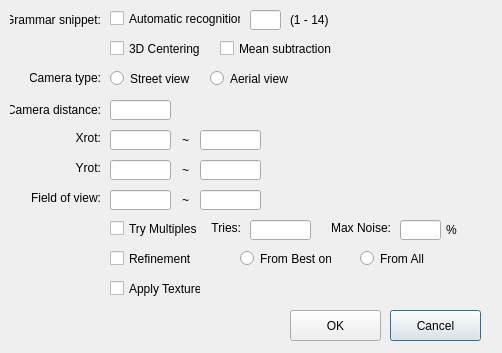
<?xml version="1.0" encoding="UTF-8"?>
<ui version="4.0">
 <class>ParameterEstimationDialog</class>
 <widget class="QDialog" name="ParameterEstimationDialog">
  <property name="geometry">
   <rect>
    <x>0</x>
    <y>0</y>
    <width>502</width>
    <height>353</height>
   </rect>
  </property>
  <property name="windowTitle">
   <string>ParameterEstimationDialog</string>
  </property>
  <widget class="QLabel" name="label_11">
   <property name="geometry">
    <rect>
     <x>173</x>
     <y>190</y>
     <width>16</width>
     <height>20</height>
    </rect>
   </property>
   <property name="text">
    <string>~</string>
   </property>
   <property name="alignment">
    <set>Qt::AlignRight|Qt::AlignTrailing|Qt::AlignVCenter</set>
   </property>
  </widget>
  <widget class="QLineEdit" name="lineEditFovMax">
   <property name="geometry">
    <rect>
     <x>200</x>
     <y>190</y>
     <width>61</width>
     <height>20</height>
    </rect>
   </property>
  </widget>
  <widget class="QLineEdit" name="lineEditYrotMin">
   <property name="geometry">
    <rect>
     <x>110</x>
     <y>160</y>
     <width>61</width>
     <height>20</height>
    </rect>
   </property>
  </widget>
  <widget class="QLineEdit" name="lineEditXrotMin">
   <property name="geometry">
    <rect>
     <x>110</x>
     <y>130</y>
     <width>61</width>
     <height>20</height>
    </rect>
   </property>
  </widget>
  <widget class="QLabel" name="label_13">
   <property name="geometry">
    <rect>
     <x>173</x>
     <y>130</y>
     <width>16</width>
     <height>20</height>
    </rect>
   </property>
   <property name="text">
    <string>~</string>
   </property>
   <property name="alignment">
    <set>Qt::AlignRight|Qt::AlignTrailing|Qt::AlignVCenter</set>
   </property>
  </widget>
  <widget class="QLineEdit" name="lineEditYrotMax">
   <property name="geometry">
    <rect>
     <x>200</x>
     <y>160</y>
     <width>61</width>
     <height>20</height>
    </rect>
   </property>
  </widget>
  <widget class="QLineEdit" name="lineEditXrotMax">
   <property name="geometry">
    <rect>
     <x>200</x>
     <y>130</y>
     <width>61</width>
     <height>20</height>
    </rect>
   </property>
  </widget>
  <widget class="QLabel" name="label_14">
   <property name="geometry">
    <rect>
     <x>173</x>
     <y>160</y>
     <width>16</width>
     <height>20</height>
    </rect>
   </property>
   <property name="text">
    <string>~</string>
   </property>
   <property name="alignment">
    <set>Qt::AlignRight|Qt::AlignTrailing|Qt::AlignVCenter</set>
   </property>
  </widget>
  <widget class="QLabel" name="label_10">
   <property name="geometry">
    <rect>
     <x>30</x>
     <y>190</y>
     <width>71</width>
     <height>16</height>
    </rect>
   </property>
   <property name="text">
    <string>Field of view:</string>
   </property>
   <property name="alignment">
    <set>Qt::AlignRight|Qt::AlignTrailing|Qt::AlignVCenter</set>
   </property>
  </widget>
  <widget class="QLineEdit" name="lineEditCameraDistance">
   <property name="geometry">
    <rect>
     <x>110</x>
     <y>100</y>
     <width>61</width>
     <height>20</height>
    </rect>
   </property>
  </widget>
  <widget class="QLabel" name="label_7">
   <property name="geometry">
    <rect>
     <x>10</x>
     <y>100</y>
     <width>91</width>
     <height>20</height>
    </rect>
   </property>
   <property name="text">
    <string>Camera distance:</string>
   </property>
   <property name="alignment">
    <set>Qt::AlignRight|Qt::AlignTrailing|Qt::AlignVCenter</set>
   </property>
  </widget>
  <widget class="QLabel" name="label_6">
   <property name="geometry">
    <rect>
     <x>30</x>
     <y>130</y>
     <width>71</width>
     <height>16</height>
    </rect>
   </property>
   <property name="text">
    <string>Xrot:</string>
   </property>
   <property name="alignment">
    <set>Qt::AlignRight|Qt::AlignTrailing|Qt::AlignVCenter</set>
   </property>
  </widget>
  <widget class="QLabel" name="label_8">
   <property name="geometry">
    <rect>
     <x>30</x>
     <y>160</y>
     <width>71</width>
     <height>16</height>
    </rect>
   </property>
   <property name="text">
    <string>Yrot:</string>
   </property>
   <property name="alignment">
    <set>Qt::AlignRight|Qt::AlignTrailing|Qt::AlignVCenter</set>
   </property>
  </widget>
  <widget class="QLineEdit" name="lineEditFovMin">
   <property name="geometry">
    <rect>
     <x>110</x>
     <y>190</y>
     <width>61</width>
     <height>20</height>
    </rect>
   </property>
  </widget>
  <widget class="QPushButton" name="pushButtonCancel">
   <property name="geometry">
    <rect>
     <x>390</x>
     <y>310</y>
     <width>91</width>
     <height>31</height>
    </rect>
   </property>
   <property name="text">
    <string>Cancel</string>
   </property>
  </widget>
  <widget class="QPushButton" name="pushButtonOK">
   <property name="geometry">
    <rect>
     <x>290</x>
     <y>310</y>
     <width>91</width>
     <height>31</height>
    </rect>
   </property>
   <property name="text">
    <string>OK</string>
   </property>
  </widget>
  <widget class="QLabel" name="label_12">
   <property name="geometry">
    <rect>
     <x>30</x>
     <y>70</y>
     <width>71</width>
     <height>16</height>
    </rect>
   </property>
   <property name="text">
    <string>Camera type:</string>
   </property>
   <property name="alignment">
    <set>Qt::AlignRight|Qt::AlignTrailing|Qt::AlignVCenter</set>
   </property>
  </widget>
  <widget class="QRadioButton" name="radioButtonCameraTypeStreetView">
   <property name="geometry">
    <rect>
     <x>110</x>
     <y>70</y>
     <width>82</width>
     <height>17</height>
    </rect>
   </property>
   <property name="text">
    <string>Street view</string>
   </property>
  </widget>
  <widget class="QRadioButton" name="radioButtonCameraTypeAerialView">
   <property name="geometry">
    <rect>
     <x>210</x>
     <y>70</y>
     <width>82</width>
     <height>17</height>
    </rect>
   </property>
   <property name="text">
    <string>Aerial view</string>
   </property>
  </widget>
  <widget class="QCheckBox" name="checkBoxCentering3D">
   <property name="geometry">
    <rect>
     <x>110</x>
     <y>40</y>
     <width>91</width>
     <height>17</height>
    </rect>
   </property>
   <property name="text">
    <string>3D Centering</string>
   </property>
  </widget>
  <widget class="QCheckBox" name="checkBoxMeanSubtraction">
   <property name="geometry">
    <rect>
     <x>220</x>
     <y>40</y>
     <width>121</width>
     <height>17</height>
    </rect>
   </property>
   <property name="text">
    <string>Mean subtraction</string>
   </property>
  </widget>
  <widget class="QLabel" name="label_15">
   <property name="geometry">
    <rect>
     <x>10</x>
     <y>10</y>
     <width>91</width>
     <height>20</height>
    </rect>
   </property>
   <property name="text">
    <string>Grammar snippet:</string>
   </property>
   <property name="alignment">
    <set>Qt::AlignRight|Qt::AlignTrailing|Qt::AlignVCenter</set>
   </property>
  </widget>
  <widget class="QLineEdit" name="lineEditGrammarSnippet">
   <property name="geometry">
    <rect>
     <x>250</x>
     <y>10</y>
     <width>31</width>
     <height>20</height>
    </rect>
   </property>
  </widget>
  <widget class="QLabel" name="label_16">
   <property name="geometry">
    <rect>
     <x>290</x>
     <y>10</y>
     <width>41</width>
     <height>20</height>
    </rect>
   </property>
   <property name="text">
    <string>(1 - 14)</string>
   </property>
   <property name="alignment">
    <set>Qt::AlignLeading|Qt::AlignLeft|Qt::AlignVCenter</set>
   </property>
  </widget>
  <widget class="QCheckBox" name="checkBoxApplyTexture">
   <property name="geometry">
    <rect>
     <x>110</x>
     <y>280</y>
     <width>91</width>
     <height>17</height>
    </rect>
   </property>
   <property name="text">
    <string>Apply Texture</string>
   </property>
  </widget>
  <widget class="QCheckBox" name="checkBoxRefinement">
   <property name="geometry">
    <rect>
     <x>110</x>
     <y>250</y>
     <width>91</width>
     <height>17</height>
    </rect>
   </property>
   <property name="text">
    <string>Refinement</string>
   </property>
  </widget>
  <widget class="QCheckBox" name="checkBoxTryMultiples">
   <property name="geometry">
    <rect>
     <x>110</x>
     <y>220</y>
     <width>91</width>
     <height>17</height>
    </rect>
   </property>
   <property name="text">
    <string>Try Multiples</string>
   </property>
  </widget>
  <widget class="QLabel" name="label_17">
   <property name="geometry">
    <rect>
     <x>210</x>
     <y>220</y>
     <width>31</width>
     <height>16</height>
    </rect>
   </property>
   <property name="text">
    <string># Tries:</string>
   </property>
   <property name="alignment">
    <set>Qt::AlignRight|Qt::AlignTrailing|Qt::AlignVCenter</set>
   </property>
  </widget>
  <widget class="QLineEdit" name="lineEditNumMultipleTries">
   <property name="geometry">
    <rect>
     <x>250</x>
     <y>220</y>
     <width>61</width>
     <height>20</height>
    </rect>
   </property>
  </widget>
  <widget class="QLabel" name="label_18">
   <property name="geometry">
    <rect>
     <x>330</x>
     <y>220</y>
     <width>61</width>
     <height>16</height>
    </rect>
   </property>
   <property name="text">
    <string>Max Noise:</string>
   </property>
   <property name="alignment">
    <set>Qt::AlignRight|Qt::AlignTrailing|Qt::AlignVCenter</set>
   </property>
  </widget>
  <widget class="QLineEdit" name="lineEditMaxNoise">
   <property name="geometry">
    <rect>
     <x>400</x>
     <y>220</y>
     <width>41</width>
     <height>20</height>
    </rect>
   </property>
  </widget>
  <widget class="QRadioButton" name="radioButtonRefineFromBest">
   <property name="geometry">
    <rect>
     <x>240</x>
     <y>250</y>
     <width>91</width>
     <height>17</height>
    </rect>
   </property>
   <property name="text">
    <string>From Best one</string>
   </property>
  </widget>
  <widget class="QRadioButton" name="radioButtonRefineFromAll">
   <property name="geometry">
    <rect>
     <x>360</x>
     <y>250</y>
     <width>82</width>
     <height>17</height>
    </rect>
   </property>
   <property name="text">
    <string>From All</string>
   </property>
  </widget>
  <widget class="QLabel" name="label_19">
   <property name="geometry">
    <rect>
     <x>446</x>
     <y>220</y>
     <width>21</width>
     <height>20</height>
    </rect>
   </property>
   <property name="text">
    <string>%</string>
   </property>
   <property name="alignment">
    <set>Qt::AlignLeading|Qt::AlignLeft|Qt::AlignVCenter</set>
   </property>
  </widget>
  <widget class="QCheckBox" name="checkBoxAutomaticRecognition">
   <property name="geometry">
    <rect>
     <x>110</x>
     <y>10</y>
     <width>131</width>
     <height>17</height>
    </rect>
   </property>
   <property name="text">
    <string>Automatic recognition</string>
   </property>
  </widget>
 </widget>
 <layoutdefault spacing="6" margin="11"/>
 <tabstops>
  <tabstop>checkBoxAutomaticRecognition</tabstop>
  <tabstop>lineEditGrammarSnippet</tabstop>
  <tabstop>checkBoxCentering3D</tabstop>
  <tabstop>checkBoxMeanSubtraction</tabstop>
  <tabstop>radioButtonCameraTypeStreetView</tabstop>
  <tabstop>radioButtonCameraTypeAerialView</tabstop>
  <tabstop>lineEditCameraDistance</tabstop>
  <tabstop>lineEditXrotMin</tabstop>
  <tabstop>lineEditXrotMax</tabstop>
  <tabstop>lineEditYrotMin</tabstop>
  <tabstop>lineEditYrotMax</tabstop>
  <tabstop>lineEditFovMin</tabstop>
  <tabstop>lineEditFovMax</tabstop>
  <tabstop>checkBoxTryMultiples</tabstop>
  <tabstop>lineEditNumMultipleTries</tabstop>
  <tabstop>lineEditMaxNoise</tabstop>
  <tabstop>checkBoxRefinement</tabstop>
  <tabstop>radioButtonRefineFromBest</tabstop>
  <tabstop>radioButtonRefineFromAll</tabstop>
  <tabstop>checkBoxApplyTexture</tabstop>
  <tabstop>pushButtonOK</tabstop>
  <tabstop>pushButtonCancel</tabstop>
 </tabstops>
 <resources/>
 <connections/>
</ui>
